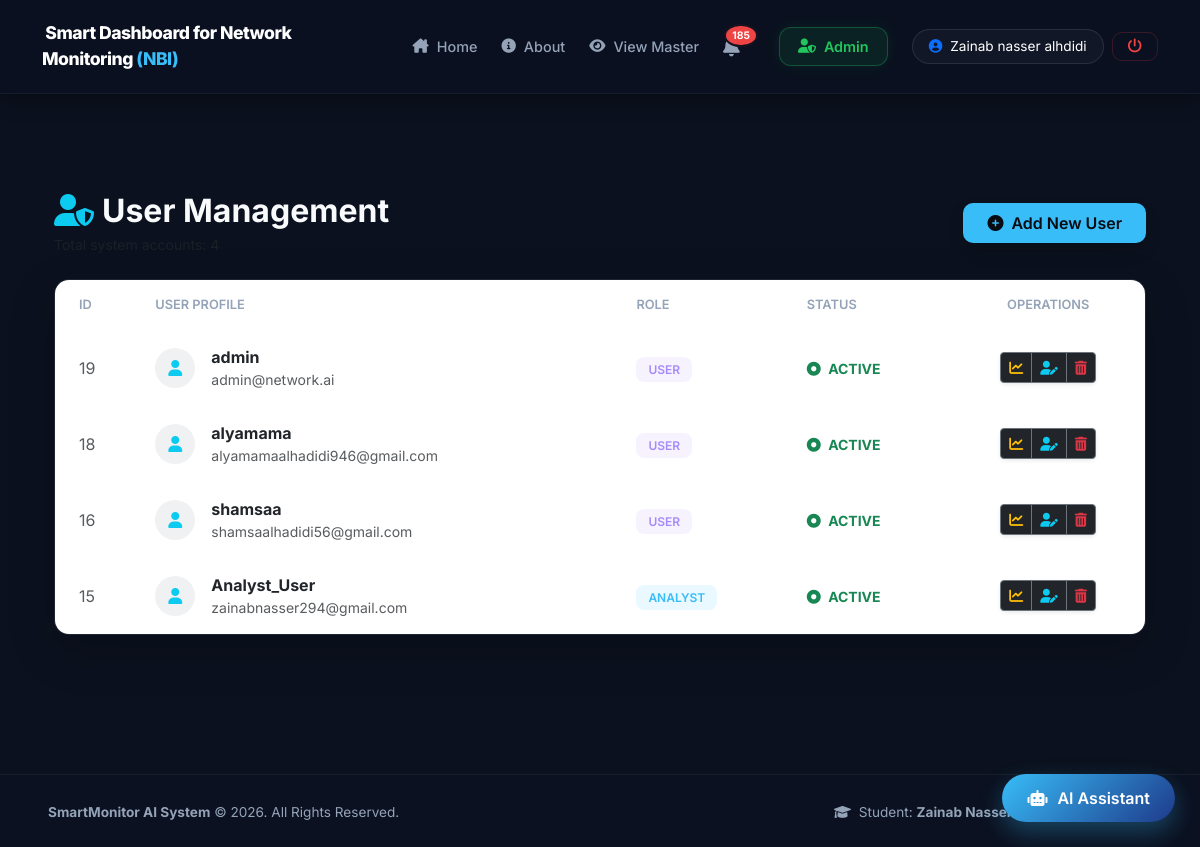
Screenshot of /admin_manage_users.php (signed in) with the database file from the repository.
### tables this page shows
CREATE TABLE `users` (
  `id` int(11) NOT NULL,
  `username` varchar(50) NOT NULL,
  `email` varchar(100) NOT NULL,
  `password` varchar(255) NOT NULL,
  `role` enum('admin','user','analyst') DEFAULT 'user',
  `created_at` timestamp NOT NULL DEFAULT current_timestamp()
);

### admin_manage_users.php (the view, shortened to what this page needs)
<?php
include 'config/db.php';
$users = $pdo->query("SELECT * FROM users WHERE id != {$_SESSION['user_id']} ORDER BY id DESC")->fetchAll();
?>
<?php include 'includes/header.php'; ?>
<div class="container py-5">
    <div class="d-flex justify-content-between align-items-center mb-4">
        <div>
            <h2 class="fw-bold mb-1"><i class="fas fa-user-shield text-info me-2"></i>User Management</h2>
            <p class="text-muted small mb-0">Total system accounts: <?php echo count($users); ?></p>
        </div>
        <button class="btn btn-add px-4 py-2 shadow" data-bs-toggle="modal" data-bs-target="#addUserModal">
            <i class="fas fa-plus-circle me-2"></i>Add New User
        </button>
    </div>
    <div class="custom-card shadow-lg">
        <div class="table-responsive">
            <table class="table table-hover align-middle">
                <thead>
                    <tr>
                        <th class="ps-4">ID</th>
                        <th>User Profile</th>
                        <th>Role</th>
                        <th>Status</th>
                        <th class="text-center">Operations</th>
                    </tr>
                </thead>
                <tbody>
                    <?php foreach ($users as $user): ?>
                    <tr>
                        <td class="ps-4 text-muted"><?php echo $user['id']; ?></td>
                        <td>
                            <div class="d-flex align-items-center">
                                <div class="bg-secondary bg-opacity-10 rounded-circle d-flex align-items-center justify-content-center me-3" style="width: 40px; height: 40px;">
                                    <i class="fas fa-user text-info"></i>
                                </div>
                                <div>
                                    <div class="fw-bold"><?php echo $user['username']; ?></div>
                                    <div class="small text-muted"><?php echo $user['email']; ?></div>
                                </div>
                            </div>
                        </td>
                        <td>
                            <?php
                                $roleClass = 'role-user';
                                if($user['role'] === 'analyst') $roleClass = 'role-analyst';
                            ?>
                            <span class="role-badge <?php echo $roleClass; ?>">
                                <?php echo strtoupper($user['role']); ?>
                            </span>
                        </td>
                        <td>
                            <span class="text-success small fw-bold">
                                <i class="fas fa-dot-circle me-1"></i> ACTIVE
                            </span>
                        </td>
                        <td class="text-center">
                            <div class="btn-group shadow-sm">
                                <a href="view_metrics.php?user_id=<?php echo $user['id']; ?>" class="btn btn-sm btn-dark border-secondary text-warning" title="Monitor Traffic">
                                    <i class="fas fa-chart-line"></i>
                                </a>
                                <a href="edit_user.php?id=<?php echo $user['id']; ?>" class="btn btn-sm btn-dark border-secondary text-info" title="Modify">
                                    <i class="fas fa-user-edit"></i>
                                </a>
                                <a href="admin_manage_users.php?delete_id=<?php echo $user['id']; ?>"
                                   class="btn btn-sm btn-dark border-secondary text-danger"
                                   onclick="return confirm('Security Warning: Are you sure you want to delete this user?')">
                                    <i class="fas fa-trash-alt"></i>
                                </a>
                            </div>
                        </td>
                    </tr>
                    <?php endforeach; ?>
                </tbody>
            </table>
        </div>
    </div>
</div>
<?php include 'includes/footer.php'; ?>

### includes/header.php (style rules this page uses)
:root { --nav-bg: rgba(11, 17, 32, 0.95); --accent-blue: #38bdf8; --accent-green: #22c55e; --danger-red: #ef4444; --text-gray: #94a3b8; }
body { background-color: #0b1120; margin: 0; font-family: 'Inter', sans-serif; color: #f8fafc; }

### admin_manage_users.php (style rules this page uses)
body { background-color: #0b111e; color: #f8fafc; }
.custom-card { background: #111827; border: 1px solid rgba(255, 255, 255, 0.05); border-radius: 15px; overflow: hidden; }
.table { color: #f8fafc; margin-bottom: 0; }
.table thead { background: rgba(255, 255, 255, 0.03); }
.table thead th { border-bottom: 1px solid rgba(255, 255, 255, 0.08); color: #94a3b8; font-weight: 600; text-transform: uppercase; font-size: 0.8rem; padding: 15px; }
.table tbody td { border-bottom: 1px solid rgba(255, 255, 255, 0.05); padding: 15px; vertical-align: middle; }
.role-badge { padding: 5px 12px; border-radius: 8px; font-size: 0.75rem; font-weight: 600; }
.role-analyst { background: rgba(56, 189, 248, 0.1); color: #38bdf8; }
.role-user { background: rgba(167, 139, 250, 0.1); color: #a78bfa; }
.btn-add { background: #38bdf8; color: #080b12; font-weight: 600; border-radius: 10px; border: none; transition: 0.3s; }

### rows the page displays
users: id "19", username "admin", email "admin@network.ai", role "USER"
users: id "18", username "alyamama", email "alyamamaalhadidi946@gmail.com", role "USER"
users: id "16", username "shamsaa", email "shamsaalhadidi56@gmail.com", role "USER"
users: id "15", username "Analyst_User", email "zainabnasser294@gmail.com", role "ANALYST"

### other values shown
$unread_count "185"
$_SESSION['username'] "Zainab nasser alhdidi"
